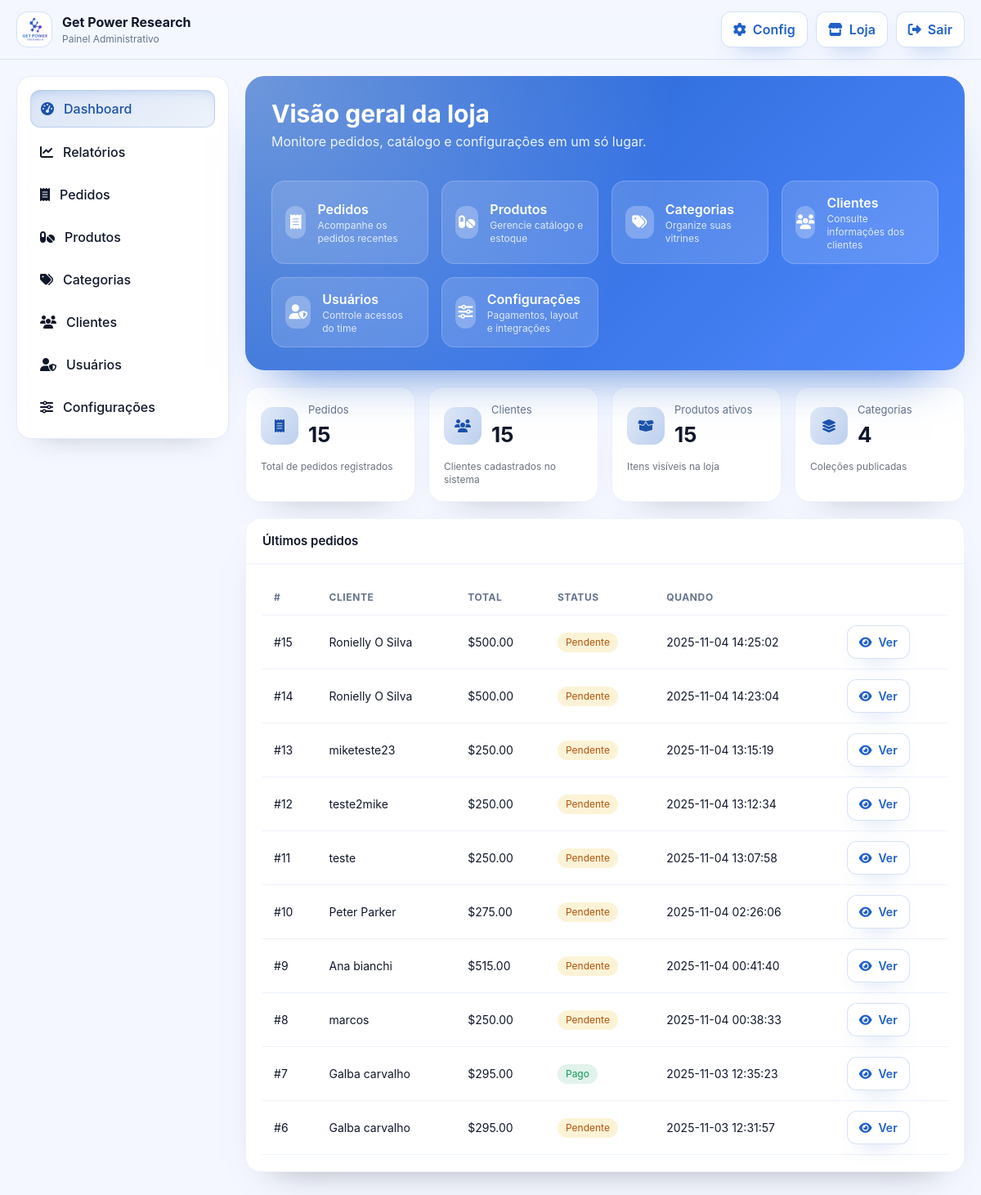
The app's page /dashboard.php (signed in) with its own data.
### tables this page shows
CREATE TABLE `settings` (
  `id` int(10) UNSIGNED NOT NULL,
  `skey` varchar(191) NOT NULL,
  `svalue` longtext NOT NULL,
  `updated_at` timestamp NOT NULL DEFAULT current_timestamp() ON UPDATE current_timestamp()
);

CREATE TABLE `orders` (
  `id` int(11) NOT NULL,
  `customer_id` int(11) DEFAULT NULL,
  `items_json` longtext NOT NULL,
  `subtotal` decimal(10,2) NOT NULL,
  `shipping_cost` decimal(10,2) DEFAULT 0.00,
  `total` decimal(10,2) NOT NULL,
  `currency` varchar(3) NOT NULL DEFAULT 'USD',
  `payment_method` varchar(40) NOT NULL,
  `payment_ref` text DEFAULT NULL,
  `payment_status` varchar(20) DEFAULT 'pending',
  `status` varchar(40) NOT NULL DEFAULT 'pending',
  `track_token` varchar(64) DEFAULT NULL,
  `zelle_receipt` varchar(255) DEFAULT NULL,
  `notes` text DEFAULT NULL,
  `admin_viewed` tinyint(1) DEFAULT 0,
  `created_at` timestamp NULL DEFAULT current_timestamp(),
  `updated_at` timestamp NULL DEFAULT current_timestamp() ON UPDATE current_timestamp()
);

CREATE TABLE `customers` (
  `id` int(11) NOT NULL,
  `name` varchar(190) DEFAULT NULL,
  `email` varchar(190) DEFAULT NULL,
  `phone` varchar(60) DEFAULT NULL,
  `address` varchar(255) DEFAULT NULL,
  `city` varchar(100) DEFAULT NULL,
  `state` varchar(50) DEFAULT NULL,
  `zipcode` varchar(20) DEFAULT NULL,
  `country` varchar(50) DEFAULT 'BR',
  `created_at` timestamp NULL DEFAULT current_timestamp()
);

### bootstrap.php (called while the page is built, shortened)
<?php
if (!function_exists('cache_busted_url')) {
  function cache_busted_url(string $path): string {
    $trimmed = trim($path);
    $absolute = __DIR__ . '/' . ltrim($trimmed, '/');
    $version = is_file($absolute) ? filemtime($absolute) : time();
    $separator = strpos($trimmed, '?') !== false ? '&' : '?';
    return $trimmed . $separator . 'v=' . $version;
  }
}
if (!function_exists('asset_url')) {
  function asset_url($rel){
    $clean = ltrim((string)$rel, '/');
    if (function_exists('cache_busted_url')) {
      return cache_busted_url($clean);
    }
    $abs = __DIR__ . '/' . $clean;
    $v = is_file($abs) ? filemtime($abs) : time();
    $sep = (strpos($clean,'?')!==false) ? '&' : '?';
    return $clean . $sep . 'v=' . $v;
  }
}

### lib/utils.php (called while the page is built, shortened)
<?php
if (!function_exists('cfg')) {
    function cfg() {
        static $config = null;
        if ($config === null) {
            $config = require __DIR__ . '/../config.php';
        }
        return $config;
    }
}
if (!function_exists('setting_get')) {
    function setting_get(string $key, $default = null) {
        try {
            $pdo = db();
            $stmt = $pdo->prepare('SELECT svalue FROM settings WHERE skey = ?');
            $stmt->execute([$key]);
            $value = $stmt->fetchColumn();
            return $value;
        } catch (Throwable $e) {
            return $default;
        }
    }
}
if (!function_exists('sanitize_html')) {
    function sanitize_html($html) {
        return htmlspecialchars((string)$html, ENT_QUOTES | ENT_HTML5, 'UTF-8');
    }
}
if (!function_exists('format_currency')) {
    function format_currency($amount, $currency = null) {
        $amount = (float)$amount;
        $currency = strtoupper($currency ?? (cfg()['store']['currency'] ?? 'BRL'));
        switch ($currency) {
            case 'USD': return '$' . number_format($amount, 2, '.', ',');
        }
    }
}
if (!function_exists('find_logo_path')) {
    function find_logo_path(): ?string {
        $cfgLogo = function_exists('setting_get') ? setting_get('store_logo_url') : null;
        if ($cfgLogo) {
            return ltrim((string)$cfgLogo, '/');
        }
        return null;
    }
}

### dashboard.php (the view, shortened to what this page needs)
<?php
require __DIR__.'/bootstrap.php';
require __DIR__.'/lib/utils.php';
require __DIR__.'/admin_layout.php';
$pdo = db();
admin_header('Dashboard');
$counts = ['orders'=>0,'customers'=>0,'products'=>0,'categories'=>0];
try{ $counts['orders']     = (int)$pdo->query("SELECT COUNT(*) FROM orders")->fetchColumn(); }catch(Throwable $e){}
try{ $counts['customers']  = (int)$pdo->query("SELECT COUNT(*) FROM customers")->fetchColumn(); }catch(Throwable $e){}
try{ $counts['products']   = (int)$pdo->query("SELECT COUNT(*) FROM products WHERE active=1")->fetchColumn(); }catch(Throwable $e){}
try{ $counts['categories'] = (int)$pdo->query("SELECT COUNT(*) FROM categories WHERE active=1")->fetchColumn(); }catch(Throwable $e){}
$quickLinks = [
  ['icon'=>'fa-receipt','label'=>'Pedidos','desc'=>'Acompanhe os pedidos recentes','href'=>'orders.php'],
  ['icon'=>'fa-pills','label'=>'Produtos','desc'=>'Gerencie catálogo e estoque','href'=>'products.php'],
  ['icon'=>'fa-tags','label'=>'Categorias','desc'=>'Organize suas vitrines','href'=>'categories.php'],
  ['icon'=>'fa-users','label'=>'Clientes','desc'=>'Consulte informações dos clientes','href'=>'customers.php'],
  ['icon'=>'fa-user-shield','label'=>'Usuários','desc'=>'Controle acessos do time','href'=>'users.php'],
  ['icon'=>'fa-sliders','label'=>'Configurações','desc'=>'Pagamentos, layout e integrações','href'=>'settings.php?tab=general'],
];
echo '<section class="dashboard-hero">';
echo '  <div class="flex flex-col gap-4">';
echo '    <div>';
echo '      <h1 class="text-2xl md:text-3xl font-bold">Visão geral da loja</h1>';
echo '      <p class="text-white/90 text-sm md:text-base mt-1">Monitore pedidos, catálogo e configurações em um só lugar.</p>';
echo '    </div>';
echo '    <div class="quick-links">';
foreach ($quickLinks as $link) {
  echo '      <a class="quick-link" href="'.$link['href'].'">';
  echo '        <span class="icon"><i class="fa-solid '.$link['icon'].'"></i></span>';
  echo '        <span>';
  echo '          <div class="font-semibold">'.$link['label'].'</div>';
  echo '          <div class="text-xs opacity-80">'.$link['desc'].'</div>';
  echo '        </span>';
  echo '      </a>';
}
echo '    </div>';
echo '  </div>';
echo '</section>';
echo '<section class="kpis">';
echo '  <div class="kpi">';
echo '    <div class="kpi-header"><div class="icon"><i class="fa-solid fa-receipt"></i></div><div>';
echo '      <div class="lbl">Pedidos</div>';
echo '      <div class="val">'.$counts['orders'].'</div>';
echo '    </div></div>';
echo '    <div class="text-xs text-gray-500">Total de pedidos registrados</div>';
echo '  </div>';
echo '  <div class="kpi">';
echo '    <div class="kpi-header"><div class="icon"><i class="fa-solid fa-users"></i></div><div>';
echo '      <div class="lbl">Clientes</div>';
echo '      <div class="val">'.$counts['customers'].'</div>';
echo '    </div></div>';
echo '    <div class="text-xs text-gray-500">Clientes cadastrados no sistema</div>';
echo '  </div>';
echo '  <div class="kpi">';
echo '    <div class="kpi-header"><div class="icon"><i class="fa-solid fa-box-open"></i></div><div>';
echo '      <div class="lbl">Produtos ativos</div>';
echo '      <div class="val">'.$counts['products'].'</div>';
echo '    </div></div>';
echo '    <div class="text-xs text-gray-500">Itens visíveis na loja</div>';
echo '  </div>';
echo '  <div class="kpi">';
echo '    <div class="kpi-header"><div class="icon"><i class="fa-solid fa-layer-group"></i></div><div>';
echo '      <div class="lbl">Categorias</div>';
echo '      <div class="val">'.$counts['categories'].'</div>';
echo '    </div></div>';
echo '    <div class="text-xs text-gray-500">Coleções publicadas</div>';
echo '  </div>';
echo '</section>';
echo '<div class="card">';
echo '  <div class="card-title">Últimos pedidos</div>';
echo '  <div class="card-body overflow-x-auto">';
try{
  $st=$pdo->query("SELECT o.id,o.total,o.currency,o.status,o.created_at,c.name AS customer_name FROM orders o LEFT JOIN customers c ON c.id=o.customer_id ORDER BY o.id DESC LIMIT 10");
  echo '<table class="table"><thead><tr><th>#</th><th>Cliente</th><th>Total</th><th>Status</th><th>Quando</th><th></th></tr></thead><tbody>';
  foreach($st as $row){
    $badge = '<span class="badge">'.sanitize_html($row['status']).'</span>';
    if ($row['status']==='paid') $badge='<span class="badge ok">Pago</span>';
    elseif ($row['status']==='pending') $badge='<span class="badge warn">Pendente</span>';
    elseif ($row['status']==='canceled') $badge='<span class="badge danger">Cancelado</span>';
    echo '<tr>';
    echo '<td>#'.(int)$row['id'].'</td>';
    echo '<td>'.sanitize_html($row['customer_name'] ?: '-').'</td>';
    $rowCurrency = strtoupper($row['currency'] ?? (cfg()['store']['currency'] ?? 'USD'));
    echo '<td>'.format_currency((float)$row['total'], $rowCurrency).'</td>';
    echo '<td>'.$badge.'</td>';
    echo '<td>'.sanitize_html($row['created_at'] ?? '').'</td>';
    echo '<td><a class="btn btn-ghost" href="orders.php?action=view&id='.(int)$row['id'].'"><i class="fa-solid fa-eye"></i> Ver</a></td>';
    echo '</tr>';
  }
  echo '</tbody></table>';
}catch(Throwable $e){
  echo '<div class="alert alert-error"><i class="fa-solid fa-circle-exclamation"></i>Erro ao carregar pedidos recentes.</div>';
}
echo '  </div>';
echo '</div>';
admin_footer();

### admin_layout.php (shortened to what this page needs)
<?php
function admin_header($title='Admin'){
  $store = setting_get('store_name', (cfg()['store']['name'] ?? 'Get Power Research'));
  $fullLogoPath = find_logo_path();
  $logoUrl = $fullLogoPath ? '/' . ltrim($fullLogoPath, '/') : null;
  echo '<!doctype html><html lang="pt-br"><head><meta charset="utf-8">';
  echo '<script src="https://cdn.tailwindcss.com"></script>';
  echo '<link rel="stylesheet" href="https://cdnjs.cloudflare.com/ajax/libs/font-awesome/6.5.0/css/all.min.css">';
  $css = function_exists('asset_url') ? asset_url('assets/admin.css') : 'assets/admin.css';
  echo '<link rel="stylesheet" href="'.$css.'">';
  echo '</head><body>';
  echo '<header class="admin-top"><div class="wrap">';
  $logoHtml = $logoUrl
    ? '<div class="logo img"><img src="'.sanitize_html($logoUrl).'" alt="Logo" class="logo-img"></div>'
    : '<div class="logo icon"><i class="fa-solid fa-capsules"></i></div>';
  echo '<div class="brand">'.$logoHtml.'<div><div class="name">'.sanitize_html($store).'</div><div class="sub">Painel Administrativo</div></div></div>';
  echo '<div class="actions">';
  echo '<a class="btn btn-ghost" href="admin.php?route=settings"><i class="fa-solid fa-gear"></i><span>Config</span></a>';
  echo '<a class="btn btn-ghost" href="index.php" target="_blank"><i class="fa-solid fa-store"></i><span>Loja</span></a>';
  echo '<a class="btn btn-ghost" href="admin.php?route=logout"><i class="fa-solid fa-right-from-bracket"></i><span>Sair</span></a>';
  echo '</div></div></header>';
  echo '<div class="admin-grid"><aside class="admin-side"><nav>';
  $cur = basename($_SERVER['SCRIPT_NAME']);
  echo '<a class="'.($cur==='dashboard.php'?'active':'').'" href="dashboard.php"><i class="fa-solid fa-gauge-high"></i>Dashboard</a>';
  echo '<a class="'.($cur==='reports.php'?'active':'').'" href="reports.php"><i class="fa-solid fa-chart-line"></i>Relatórios</a>';
  echo '<a class="'.($cur==='orders.php'?'active':'').'" href="orders.php"><i class="fa-solid fa-receipt"></i>Pedidos</a>';
  echo '<a class="'.($cur==='products.php'?'active':'').'" href="products.php"><i class="fa-solid fa-pills"></i>Produtos</a>';
  echo '<a class="'.($cur==='categories.php'?'active':'').'" href="categories.php"><i class="fa-solid fa-tags"></i>Categorias</a>';
  echo '<a class="'.($cur==='customers.php'?'active':'').'" href="customers.php"><i class="fa-solid fa-users"></i>Clientes</a>';
  echo '<a class="'.($cur==='users.php'?'active':'').'" href="users.php"><i class="fa-solid fa-user-shield"></i>Usuários</a>';
  echo '<a class="'.($cur==='settings.php'?'active':'').'" href="settings.php"><i class="fa-solid fa-sliders"></i>Configurações</a>';
  echo '</nav></aside><main class="admin-main">';
}
function admin_footer(){
  echo '</main></div>';
  echo '</body></html>';
}

### records on screen
settings: svalue (picture)
settings: svalue "Get Power Research"
orders: id "15", customer.name "Ronielly O Silva", format_currency((float)$row['total'], $rowCurrency) "$500.00", status "Pendente", created_at "2025-11-04 14:25:02"
orders: id "14", customer.name "Ronielly O Silva", format_currency((float)$row['total'], $rowCurrency) "$500.00", status "Pendente", created_at "2025-11-04 14:23:04"
orders: id "13", customer.name "miketeste23", format_currency((float)$row['total'], $rowCurrency) "$250.00", status "Pendente", created_at "2025-11-04 13:15:19"
orders: id "12", customer.name "teste2mike", format_currency((float)$row['total'], $rowCurrency) "$250.00", status "Pendente", created_at "2025-11-04 13:12:34"
orders: id "11", customer.name "teste", format_currency((float)$row['total'], $rowCurrency) "$250.00", status "Pendente", created_at "2025-11-04 13:07:58"
orders: id "10", customer.name "Peter Parker", format_currency((float)$row['total'], $rowCurrency) "$275.00", status "Pendente", created_at "2025-11-04 02:26:06"
orders: id "9", customer.name "Ana bianchi", format_currency((float)$row['total'], $rowCurrency) "$515.00", status "Pendente", created_at "2025-11-04 00:41:40"
orders: id "8", customer.name "marcos", format_currency((float)$row['total'], $rowCurrency) "$250.00", status "Pendente", created_at "2025-11-04 00:38:33"
orders: id "7", customer.name "Galba carvalho", format_currency((float)$row['total'], $rowCurrency) "$295.00", status "Pago", created_at "2025-11-03 12:35:23"
orders: id "6", customer.name "Galba carvalho", format_currency((float)$row['total'], $rowCurrency) "$295.00", status "Pendente", created_at "2025-11-03 12:31:57"

### other values on screen
$link['label'] "Pedidos"
$link['desc'] "Acompanhe os pedidos recentes"
$link['label'] "Produtos"
$link['desc'] "Gerencie catálogo e estoque"
$link['label'] "Categorias"
$link['desc'] "Organize suas vitrines"
$link['label'] "Clientes"
$link['desc'] "Consulte informações dos clientes"
$link['label'] "Usuários"
$link['desc'] "Controle acessos do time"
$link['label'] "Configurações"
$link['desc'] "Pagamentos, layout e integrações"
$counts['orders'] "15"
$counts['customers'] "15"
$counts['products'] "15"
